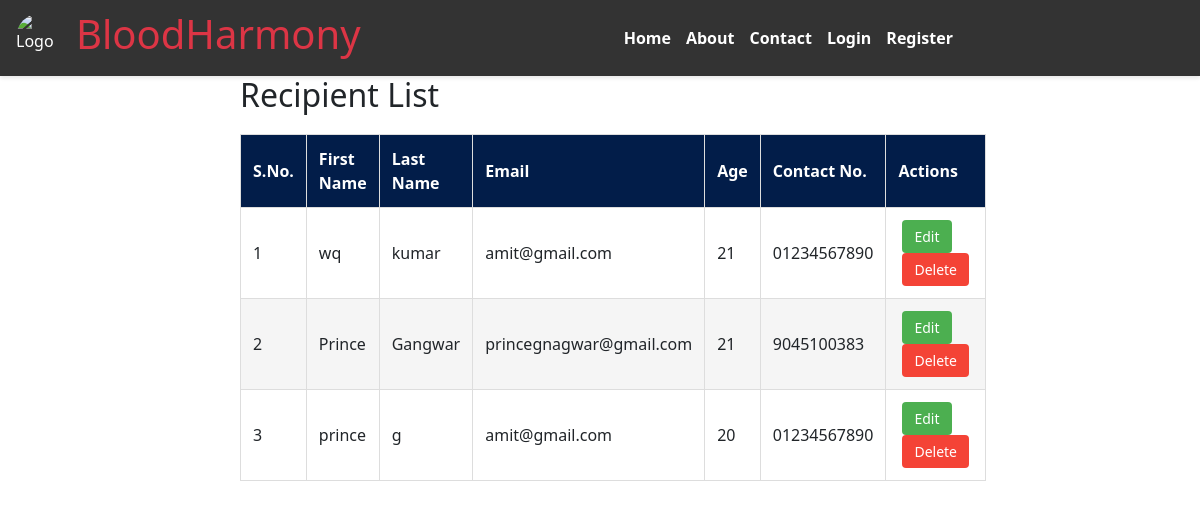
The app's page /recipients/, older data.
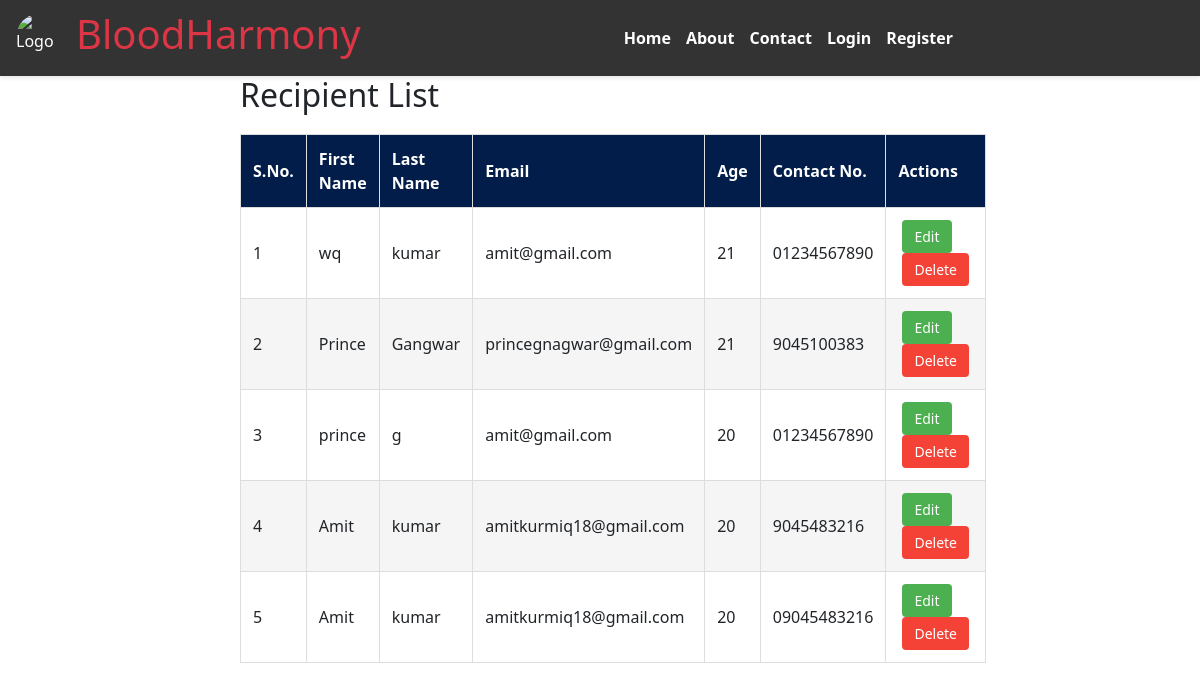
The same page, newer data.
### donor/models.py (models this page shows, shortened)
class RecipientProfile(models.Model):
    user = models.OneToOneField(UserProfile, on_delete=models.CASCADE)
    first_name = models.CharField(max_length=30)
    last_name = models.CharField(max_length=30)
    age = models.IntegerField()
    contact_number = models.CharField(max_length=15)
    address = models.CharField(max_length=255)

class UserProfile(models.Model):
    user = models.OneToOneField(User, on_delete=models.CASCADE)
    user_type = models.CharField(max_length=20)
    otp = models.CharField(max_length=6, null=True, blank=True)
    email_verified = models.BooleanField(default=False)

### donor/views.py (the view)
# urls.py: path('recipients/', views.recipient_list_view, name='recipient_list'),
def recipient_list_view(request):
    recipients = RecipientProfile.objects.all()
    context = {'recipients': recipients}
    return render(request, 'donor/recipient_list.html', context)

### donor/templates/donor/recipient_list.html (shortened to what this page needs)
{% extends "home.html" %}
{% block content %}
<div class="recipient-list-container">
    <h2 class="recipient-list-title">Recipient List</h2>
    <table id="recipient-table">
        <thead>
            <tr>
                <th>S.No.</th>
                <th>First Name</th>
                <th>Last Name</th>
                <th>Email</th>
                <th>Age</th>
                <th>Contact No.</th>
                <th>Actions</th>
            </tr>
        </thead>
        <tbody>
            {% for recipient in recipients %}
            <tr>
                <td>{{ forloop.counter }}</td>
                <td>{{ recipient.first_name }}</td>
                <td>{{ recipient.last_name }}</td>
                <td>{{ recipient.user.user.email }}</td>
                <td>{{ recipient.age }}</td>
                <td>{{ recipient.contact_number }}</td>
                <td>
                    <a href="{% url 'edit_recipient' recipient.id %}" class="action-btn edit">Edit</a>
                    <a href="{% url 'delete_recipient' recipient.id %}" class="action-btn delete">Delete</a>
                </td>
            </tr>
            {% empty %}
            <tr>
                <td colspan="7" style="text-align: center;">No recipients available.</td>
            </tr>
            {% endfor %}
        </tbody>
    </table>
</div>
{% endblock %}

### donor/templates/home.html (shortened to what this page needs)
<!DOCTYPE html>
<html lang="en">
<head>
    {% load static %}
    <link rel="stylesheet" href="{% static 'css/a.css' %}" />
    <link
      href="https://cdn.jsdelivr.net/npm/bootstrap@5.3.3/dist/css/bootstrap.min.css"
      rel="stylesheet"
    />
</head>
<body>
    <header>
        <nav>
            <div class="logo">
                <img
                  src="https://media.istockphoto.com/id/627356286/photo/general-practitioner-doing-blood-test.jpg?s=612x612&w=0&k=20&c=Zzz_k6JuoDvpmBCKZ_pBzw81yd3awM4hIr6Bf7Zoxig="
                  alt="Logo"
                />
                <h1>
                    <a
                      class="text-danger text-decoration-none cursor-pointer"
                      href="{% url 'index' %}"
                    >BloodHarmony</a>
                </h1>
            </div>
            <ul class="nav-links">
                <li><a href="{% url 'index' %}">Home</a></li>
                <li><a href="{% url 'about' %}">About</a></li>
                <li><a href="{% url 'contact' %}">Contact</a></li>
                {% if user.is_authenticated %}
                    {% if user.userprofile.user_type == 'donor' %}
                        <li><a href="{% url 'donate_blood' %}">Donate Blood</a></li>
                        <li><a href="{% url 'donation_status' %}">Donation Status</a></li>
                        {% comment %} <li><a href="{% url 'donation_camp_list' %}">Camps</a></li> {% endcomment %}
                    {% elif user.userprofile.user_type == 'recipient' %}
                        <li><a href="{% url 'request_blood' %}">Request Blood</a></li>
                        <li><a href="{% url 'request_status' %}">Request Status</a></li>
                        <li><a href="{% url 'search_blood_bank' %}">Search Blood Bank</a></li>
                    {% elif user.userprofile.user_type == 'admin' %}
                        <li><a href="{% url 'admin_dashboard' %}">Admin Dashboard</a></li>
                        <li><a href="{% url 'blood_bank_list' %}">Blood Banks</a></li>
                        <li><a href="{% url 'donation_camp_list' %}">Donation Camps</a></li>
                    {% endif %}
                    <li><a href="{% url 'logout' %}">Logout</a></li>
                    <li><a>Hi <span>{{ user.username }}</span></a></li>
                {% else %}
                    <li><a href="{% url 'login' %}">Login</a></li>
                    <li><a href="{% url 'register' %}">Register</a></li>
                {% endif %}
            </ul>
        </nav>
    </header>
    {% block content %}{% endblock %}
</body>
</html>

### donor/static/css/a.css (style rules this page uses)
* { margin: 0; padding: 0; box-sizing: border-box; }
body { font-family: Arial, sans-serif; background-color: #f4f4f4; width: 100vw; display: flex; flex-direction: column; }
html, body { height: 100%; margin: 0; }
header { background-color: #333; color: white; padding: 10px 0; box-shadow: 0 2px 4px rgba(0, 0, 0, 0.1); }
nav { display: flex; justify-content: space-between; align-items: center; max-width: 1200px; margin: 0 auto; padding: 0 1rem; }
.logo { display: flex; align-items: center; }
.logo img { width: 50px; height: 50px; border-radius: 50%; }
.logo h1 { color: white; margin-left: 10px; }
.nav-links { list-style: none; display: flex; gap: 15px; margin: auto; }
.nav-links li { display: inline; }
.nav-links a { color: white; text-decoration: none; font-weight: bold; transition: color 0.3s; margin-top: 20px; }
html, body { height: 100%; margin: 0; display: flex; flex-direction: column; }

Row changes from the older to the newer data that the page shows:
added RecipientProfile: first_name "Amit", last_name "kumar", user.user.email "amitkurmiq18@gmail.com", age "20", contact_number "9045483216"
added RecipientProfile: first_name "Amit", last_name "kumar", user.user.email "amitkurmiq18@gmail.com", age "20", contact_number "09045483216"
